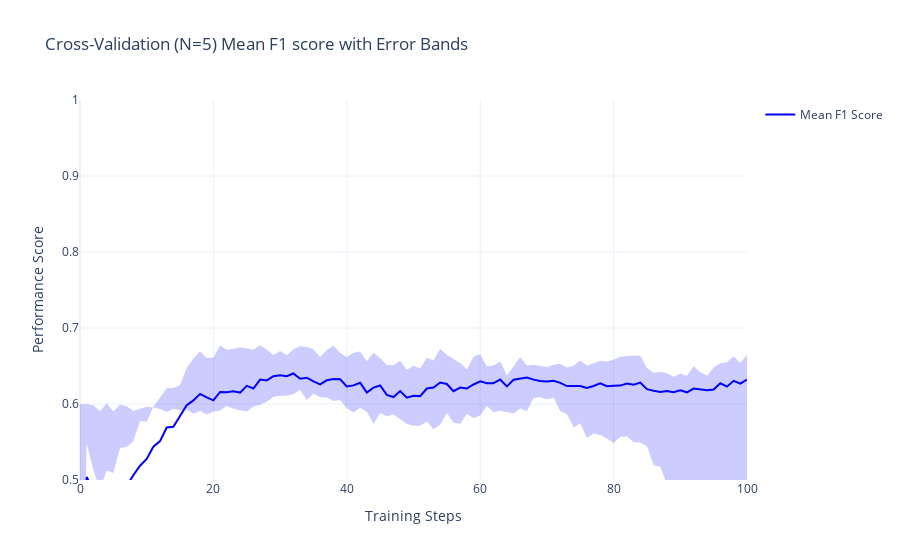
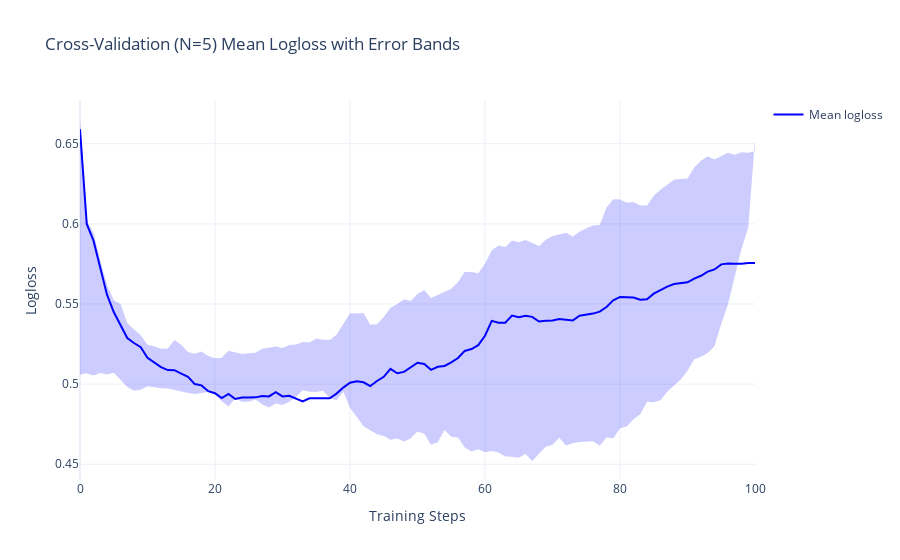

These figures' notebook cell, in order:
### Markdown cell above
Fit model on full dataset:

### Code cell
from ARISA_DSML.train import train
params = joblib.load(best_params_path)
experiment_id = get_or_create_experiment("titanic_full_training")
mlflow.set_experiment(experiment_id=experiment_id)
cv_results = pd.read_csv(cv_output_path)
model_path, model_params_path = train(X_train, y_train, categorical_indices, params, cv_results=cv_results)

### Figure 1 — Plotly figure (JSON) as saved in the notebook; plotly's stock layout.template omitted (floating-point values rounded to 4 significant figures; data arrays with more than 128 entries replaced by an {"elided": "..."} marker saying what was removed)
{"data": [{"line": {"color": "blue"}, "mode": "lines", "name": "Mean F1 Score", "type": "scatter", "x": [0, 1, 2, 3, 4, 5, 6, 7, 8, 9, 10, 11, 12, 13, 14, 15, 16, 17, 18, 19, 20, 21, 22, 23, 24, 25, 26, 27, 28, 29, 30, 31, 32, 33, 34, 35, 36, 37, 38, 39, 40, 41, 42, 43, 44, 45, 46, 47, 48, 49, 50, 51, 52, 53, 54, 55, 56, 57, 58, 59, 60, 61, 62, 63, 64, 65, 66, 67, 68, 69, 70, 71, 72, 73, 74, 75, 76, 77, 78, 79, 80, 81, 82, 83, 84, 85, 86, 87, 88, 89, 90, 91, 92, 93, 94, 95, 96, 97, 98, 99, 100], "y": [0.05926, 0.5041, 0.4854, 0.4539, 0.4701, 0.4807, 0.4952, 0.4924, 0.5062, 0.5188, 0.5277, 0.5437, 0.5512, 0.5691, 0.5701, 0.5844, 0.5984, 0.6047, 0.6133, 0.6087, 0.6048, 0.6159, 0.6155, 0.6168, 0.615, 0.6238, 0.6204, 0.6322, 0.6311, 0.6365, 0.6379, 0.6366, 0.6402, 0.6332, 0.6346, 0.6297, 0.6259, 0.6312, 0.6328, 0.6324, 0.6232, 0.6245, 0.6279, 0.6149, 0.6216, 0.6244, 0.612, 0.6092, 0.617, 0.6083, 0.6109, 0.6104, 0.6204, 0.6218, 0.6283, 0.6263, 0.6168, 0.6216, 0.6204, 0.6257, 0.6298, 0.6274, 0.6273, 0.6323, 0.6232, 0.632, 0.6334, 0.6348, 0.6321, 0.6303, 0.6296, 0.6305, 0.6278, 0.6236, 0.6236, 0.6237, 0.6212, 0.6237, 0.6272, 0.6235, 0.6242, 0.6242, 0.627, 0.6255, 0.6283, 0.6195, 0.6174, 0.6158, 0.617, 0.6156, 0.6181, 0.6154, 0.6204, 0.6196, 0.6182, 0.619, 0.6273, 0.6228, 0.6305, 0.6269, 0.6323]}, {"fill": "toself", "fillcolor": "rgba(0, 0, 255, 0.2)", "line": {"color": "rgba(255, 255, 255, 0)"}, "showlegend": false, "type": "scatter", "x": {"elided": "202 int values"}, "y": {"elided": "202 float values"}}], "layout": {"title": {"text": "Cross-Validation (N=5) Mean F1 score with Error Bands"}, "xaxis": {"title": {"text": "Training Steps"}}, "yaxis": {"range": [0.5, 1], "title": {"text": "Performance Score"}}}}

### Figure 2 — Plotly figure (JSON) as saved in the notebook; plotly's stock layout.template omitted (floating-point values rounded to 4 significant figures; data arrays with more than 128 entries replaced by an {"elided": "..."} marker saying what was removed)
{"data": [{"line": {"color": "blue"}, "mode": "lines", "name": "Mean logloss", "type": "scatter", "x": [0, 1, 2, 3, 4, 5, 6, 7, 8, 9, 10, 11, 12, 13, 14, 15, 16, 17, 18, 19, 20, 21, 22, 23, 24, 25, 26, 27, 28, 29, 30, 31, 32, 33, 34, 35, 36, 37, 38, 39, 40, 41, 42, 43, 44, 45, 46, 47, 48, 49, 50, 51, 52, 53, 54, 55, 56, 57, 58, 59, 60, 61, 62, 63, 64, 65, 66, 67, 68, 69, 70, 71, 72, 73, 74, 75, 76, 77, 78, 79, 80, 81, 82, 83, 84, 85, 86, 87, 88, 89, 90, 91, 92, 93, 94, 95, 96, 97, 98, 99, 100], "y": [0.659, 0.6, 0.5895, 0.5723, 0.5558, 0.545, 0.537, 0.5288, 0.5256, 0.523, 0.5165, 0.5132, 0.5106, 0.5088, 0.5087, 0.5066, 0.5045, 0.5, 0.4992, 0.4956, 0.4943, 0.4913, 0.4939, 0.4907, 0.4916, 0.4917, 0.4917, 0.4926, 0.4923, 0.495, 0.4923, 0.4927, 0.4907, 0.4892, 0.4912, 0.4912, 0.4912, 0.4912, 0.4941, 0.4978, 0.5009, 0.5017, 0.5011, 0.4987, 0.502, 0.5046, 0.5095, 0.5068, 0.5076, 0.5104, 0.5133, 0.5125, 0.5089, 0.5108, 0.5113, 0.5136, 0.5163, 0.5207, 0.5219, 0.5243, 0.5302, 0.5395, 0.5383, 0.5384, 0.5427, 0.5418, 0.5426, 0.542, 0.5391, 0.5396, 0.5397, 0.5406, 0.54, 0.5397, 0.5427, 0.5431, 0.544, 0.5452, 0.5481, 0.5523, 0.5544, 0.5542, 0.554, 0.5527, 0.553, 0.5565, 0.5589, 0.5609, 0.5625, 0.5631, 0.5635, 0.5659, 0.5676, 0.5702, 0.5715, 0.5747, 0.5752, 0.5751, 0.5751, 0.5756, 0.5755]}, {"fill": "toself", "fillcolor": "rgba(0, 0, 255, 0.2)", "line": {"color": "rgba(255, 255, 255, 0)"}, "showlegend": false, "type": "scatter", "x": {"elided": "202 int values"}, "y": {"elided": "202 float values"}}], "layout": {"title": {"text": "Cross-Validation (N=5) Mean Logloss with Error Bands"}, "xaxis": {"title": {"text": "Training Steps"}}, "yaxis": {"title": {"text": "Logloss"}}}}
